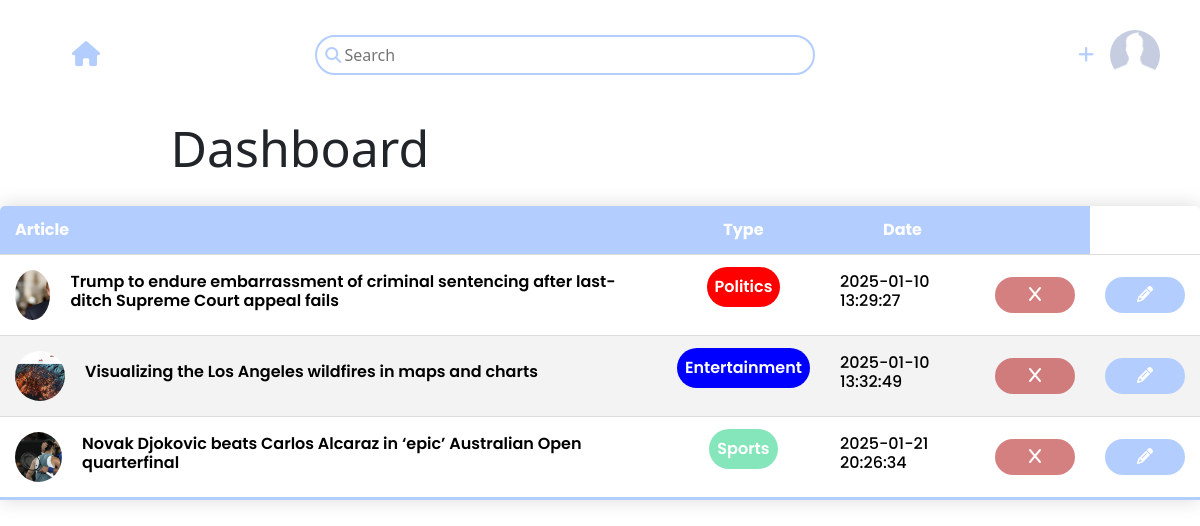
Page /admin (signed in) on the earlier database version.
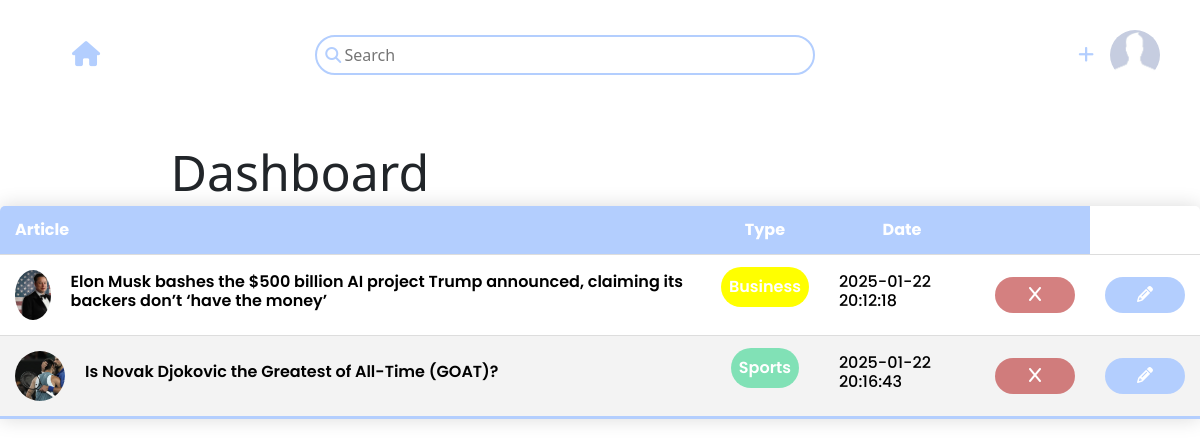
Same page on the later database version.
### tables this page shows
CREATE TABLE articles (id INTEGER PRIMARY KEY, title TEXT NOT NULL, description TEXT NOT NULL, type TEXT NOT NULL, content TEXT NOT NULL, image_path TEXT NOT NULL, date DATETIME NOT NULL);

### app.py (the view)
@app.route("/admin", methods = ["POST", "GET"])
@login_required
def admin():
    try:
        articles = db.execute("SELECT * FROM articles LIMIT 10")
    except:
        return redirect("/")
    return render_template("admin.html", articles=articles, types=types)

### helper.py (called while the page is built)
def login_required(f):
    @wraps(f)
    def decorated_function(*args, **kwargs):
        if session.get("user_id") is None:
            return redirect("/login")
        return f(*args, **kwargs)
    return decorated_function

### templates/admin.html (shortened to what this page needs)
{% extends "layout.html" %}
{% block extra_css %}
    <link rel="stylesheet" href="{{ url_for('static', filename='css/admin.css') }}">
{% endblock %}
{% block nav %}
    <nav>
        <ul>
            <a id="menu-icon" href="/"><i class="fa-solid fa-house menu-icon"></i></a>
            <div class="input-div">
                <input type="text" name="search" placeholder="Search">
                <i class="fa-solid fa-magnifying-glass"></i>
            </div>
            <div class="icons-div">
                <li><a href="/add_news"><i class="fa-solid fa-plus"></i></a></li>
                <li>
                    <div class="profile-photo"></div>
                </li>
            </div>
        </ul>
    </nav>
{% endblock %}
{% block main %}
    <section class="table">
        <h1 class="dashboard-h1">Dashboard</h1>
        <table class="table-content">
            <thead>
                <th>Article</th>
                <th>Type</th>
                <th>Date</th>
                <th></th>
            </thead>
            <tbody id="tbody">
                {% for article in articles %}
                    <tr>
                        <td>
                            <div class="td-container">
                                <div style="background-image: url('{{ article.image_path }}');" class="image-container"></div>
                                <h2 class="article-title">{{ article.title }}</h2>
                            </div>
                        </td>
                        <td>
                            <div class="article-type-container">
                                <p style="background-color: {{ types[article.type] }};" class="article-type">{{ article.type }}</p>
                            </div>
                        </td>
                        <td>
                            <h2 class="date">{{ article.date }}</h2>
                        </td>
                        <td>
                            <form action="/delete_news" method="post" onsubmit="return confirm('Are you sure you want to delete this article?');">
                                <button class="delete-button"><i class="fa-solid fa-x"></i></button>
                            </form>
                        </td>
                        <td>
                            <form action="/edit_news/{{ article.id }}" method="get">
                                <button class="edit-button"><i class="fa-solid fa-pencil"></i></button>
                            </form>
                        </td>
                    </tr>
                {% endfor %}
            </tbody>
        </table>
    </section>
{% endblock %}

### templates/layout.html (shortened to what this page needs)
<!DOCTYPE html>
<html lang="en">
<head>
    <link href="https://cdn.jsdelivr.net/npm/bootstrap@5.3.3/dist/css/bootstrap.min.css" rel="stylesheet">
    <link rel="stylesheet" href="{{ url_for('static', filename='css/style.css') }}">
    {% block extra_css %}{% endblock %}
</head>
<body>
    {% block nav %}
    {% endblock %}
    <header>
    </header>
    <main>
        {% block main %}{% endblock %}
    </main>
</body>
</html>

### static/css/style.css (style rules this page uses)
:root { --blue-color-1: rgb(179, 206, 254); --blue-color-2: rgb(196, 213, 251); --main-gradient: linear-gradient(90deg, rgba(2,0,36,1) 0%, var(--blue-color-1) 0%, var(--blue-color-2) 100%); --main-font-family: "Poppins", sans-serif; --logo-font: "Dancing Script", cursive; }
* { margin: 0; padding: 0; box-sizing: border-box; }
header { position: fixed; top: 0; left: 0; width: 100%; display: flex; justify-content: center; align-items: center; transition: 0.6s; padding: 40px 100px; z-index: 20; }

### static/css/admin.css (style rules this page uses)
nav { padding: 30px 40px; }
nav ul { list-style: none; display: flex; justify-content: space-between; align-items: center; gap: 1rem; }
nav .icons-div { display: flex; align-items: center; gap: 1rem; z-index: 20000000; }
nav .icons-div li a > i { color: var(--blue-color-1); font-weight: bold; font-size: 18px; transition: .4s ease; border-radius: 50%; pointer-events: auto; cursor: pointer; }
nav .input-div input { z-index: 21000; margin-right: 3rem; min-width: 500px; outline: none; padding: .4rem; border-radius: 20px; border: 2px solid var(--blue-color-1); padding-left: 1.7rem; }
nav .input-div { position: relative; z-index: 200000000; }
nav .input-div i { position: absolute; top: 50%; left: 0; padding-left: 10px; transform: translateY(-50%); color: var(--blue-color-1); }
nav ul .profile-photo { width: 50px; height: 50px; border-radius: 50%; background-image: url("/static/images/no-profile-pic.jpg"); background-position: center; background-size: cover; cursor: pointer; }
nav .menu-icon { font-size: 25px; color: var(--blue-color-1); font-weight: 600; cursor: pointer; }
nav #menu-icon { z-index: 100000; }
.dashboard-h1 { font-size: 50px; font-weight: 500; position: absolute; top: -30%; left: 14.2%; }
.table { position: relative; }
.table-content { border-collapse: collapse; min-width: 400px; font: 0.9em; font-family: "Poppins", sans-serif; margin: 5rem auto; margin-bottom: 6rem; border-radius: 5px 5px 0 0; overflow: hidden; box-shadow: 0 0 20px rgba(0, 0, 0, 0.15); }
.table-content th, .table-content td { padding: 12px 15px; }
.table-content th:nth-child(2) { text-align: center; }
.table-content th:nth-child(3) { text-align: center; }
.table-content tbody tr { border-bottom: 1px solid #dddddd; }
.table-content tbody tr:nth-of-type(even) { background-color: #f3f3f3; }
.table-content tbody tr:last-of-type { border-bottom: 3px solid var(--blue-color-1); }
.td-container { display: flex; align-items: center; }
.td-container .image-container { background-size: cover; border-radius: 50%; width: 50px; height: 50px; margin-right: 20px; }
.td-container .article-title { font-size: 16px; font-weight: 600; }
.article-type-container { display: flex; justify-content: center; text-align: center; }
.article-type { color: #fff; font-weight: 600; text-align: center; vertical-align: middle; border-radius: 20px; padding: .5rem; }
.date { font-size: 16px; }
.delete-button { padding: .4rem; width: 80px; border-radius: 20px; background-color: rgba(193, 70, 70, 0.686); color: #fff; font-size: 16px; font-weight: 600; border: none; outline: none; transition: .4s ease; }
.edit-button { padding: .4rem; width: 80px; border-radius: 20px; background-color: var(--blue-color-1); color: #fff; font-size: 16px; font-weight: 600; border: none; outline: none; transition: .4s ease; }

Differences in the rows shown:
removed articles: image_path (picture), title "Trump to endure embarrassment of criminal sentencing after last-ditch Supreme Court appeal fails", type "Politics", date "2025-01-10 13:29:27"
removed articles: image_path (picture), title "Visualizing the Los Angeles wildfires in maps and charts", type "Entertainment", date "2025-01-10 13:32:49"
removed articles: image_path (picture), title "Novak Djokovic beats Carlos Alcaraz in ‘epic’ Australian Open quarterfinal", type "Sports", date "2025-01-21 20:26:34"
added articles: image_path (picture), title "Elon Musk bashes the $500 billion AI project Trump announced, claiming its backers don’t ‘have the money’", type "Business", date "2025-01-22 20:12:18"
added articles: image_path (picture), title "Is Novak Djokovic the Greatest of All-Time (GOAT)?", type "Sports", date "2025-01-22 20:16:43"
